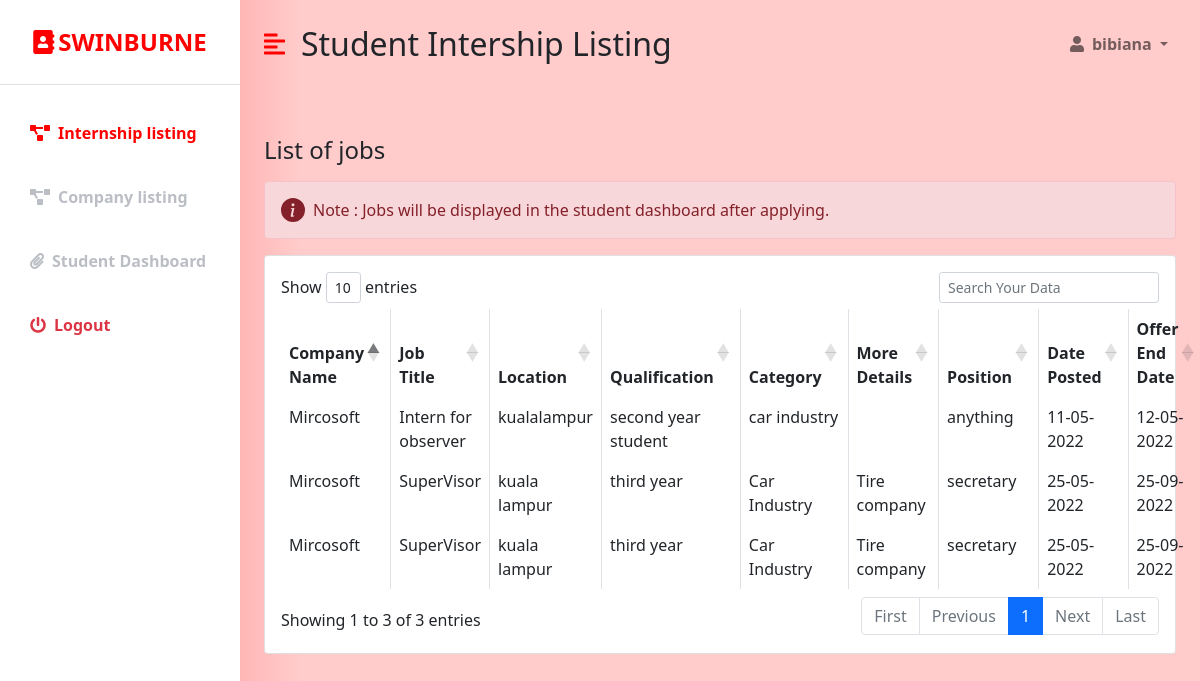
/student_internshiplisting.php?data=2010312 (signed in), run on an earlier commit of the app's database.
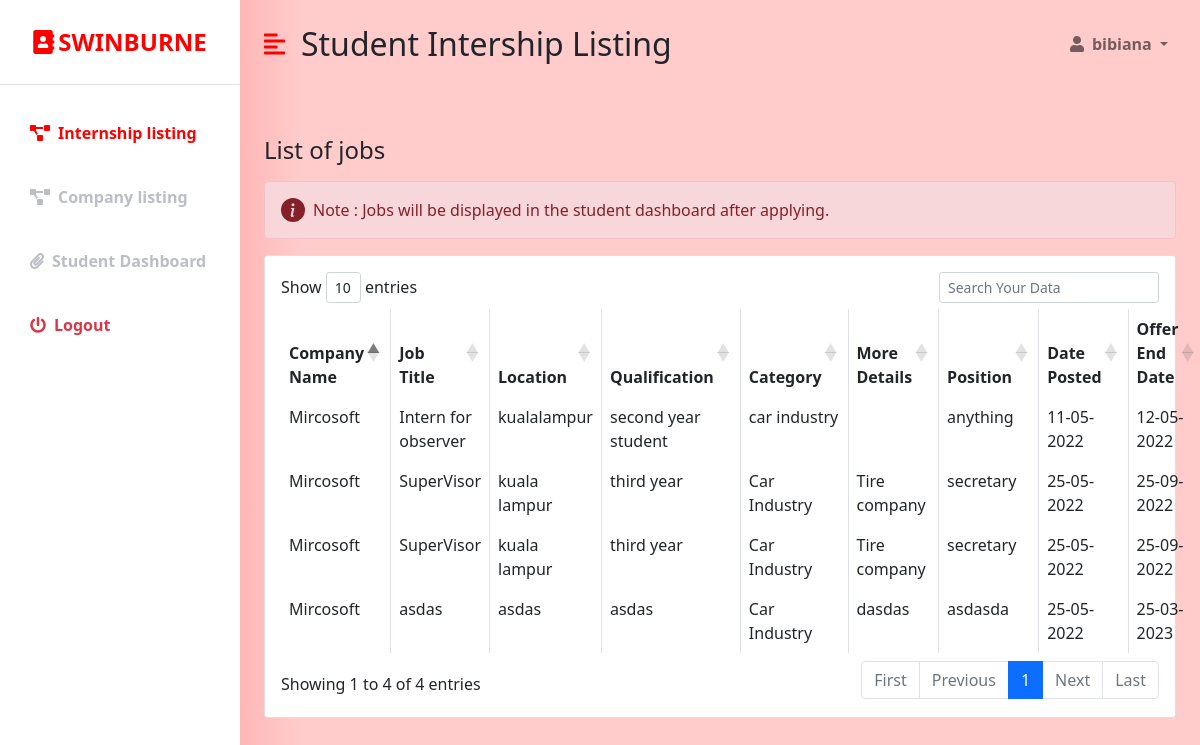
And on a later commit of the database.
### tables this page shows
CREATE TABLE `jobs` (
  `Job_ID` int(11) NOT NULL,
  `Job_Title` varchar(255) NOT NULL,
  `Location` varchar(255) NOT NULL,
  `Qualification` varchar(255) NOT NULL,
  `Category` varchar(255) NOT NULL,
  `Position` varchar(255) NOT NULL,
  `Vacancy` varchar(255) NOT NULL,
  `REGIS_NO` int(20) NOT NULL,
  `Date_Posted` date DEFAULT NULL,
  `Date_End` date DEFAULT NULL,
  `Extra_Details` varchar(255) DEFAULT NULL
);

CREATE TABLE `industry` (
  `REGIS_NO` int(255) NOT NULL,
  `COMPANY_NAME` varchar(50) NOT NULL,
  `COMPANY_ADDRESS` varchar(50) NOT NULL,
  `CONTACT_NO` varchar(20) NOT NULL,
  `WEBSITE` varchar(50) NOT NULL,
  `Password` varchar(20) NOT NULL,
  `USERNAME` varchar(20) NOT NULL,
  `Email` varchar(255) DEFAULT NULL
);

### student_internshiplisting.php (the view, shortened to what the changed rows need)
<?php
  $id = $_SESSION['user_id'];
  if (isset($_SESSION['user_id']) && isset($_SESSION['user_email'])) {
?>
<!DOCTYPE html>
<html lang="en">
<head>
    <link href="https://cdn.jsdelivr.net/npm/bootstrap@5.0.0-beta3/dist/css/bootstrap.min.css" rel="stylesheet" />
    <link rel="stylesheet" href="https://cdnjs.cloudflare.com/ajax/libs/font-awesome/5.15.3/css/all.min.css" />
    <link rel="stylesheet" href="styles.css" />
    <link rel="stylesheet" href="https://cdn.datatables.net/1.10.18/css/dataTables.bootstrap4.min.css">
</head>
<body>
       <?php
                                 $conn = new mysqli('localhost', 'root', '', 'ims');
                                    if(isset($_GET['data'])){
                                        $Jid =  $_GET['data'];
                                        $sql = "SELECT industry.COMPANY_NAME,jobs.Job_ID, jobs.Job_Title, jobs.Location, jobs.Qualification, jobs.Category, jobs.Position, jobs.REGIS_NO, jobs.Date_Posted, jobs.Date_End, jobs.Extra_Details FROM JOBS INNER JOIN industry ON jobs.REGIS_NO = industry.REGIS_NO where Job_ID NOT IN (select Job_ID from applicants WHERE STUDENT_ID = $id) AND jobs.REGIS_NO = '$Jid';";
                                         $result = $conn->query($sql);
                                            }
                        ?>
        <div class="d-flex" id="wrapper">
        <div class="bg-white" id="sidebar-wrapper">
            <div class="sidebar-heading text-center py-4 primary-text fs-4 fw-bold text-uppercase border-bottom"><i
                    class="fas fa-address-book me-1"></i>Swinburne</div>
            <div class="list-group list-group-flush my-3">
                <a href="student_internshiplisting.php" class="list-group-item list-group-item-action bg-transparent second-text active"><i
                        class="fas fa-project-diagram me-2"></i>Internship listing</a>
                  <a href="student_companylist.php" class="list-group-item list-group-item-action bg-transparent second-text fw-bold"><i
                        class="fas fa-project-diagram me-2"></i>Company listing</a>
                <a href="student_dashboard.php" class="list-group-item list-group-item-action bg-transparent second-text fw-bold"><i
                        class="fas fa-paperclip me-2"></i>Student Dashboard</a>
                <a href="student_logout.php" class="list-group-item list-group-item-action bg-transparent text-danger fw-bold"><i
                        class="fas fa-power-off me-2"></i>Logout</a>
            </div>
        </div>
        <div id="page-content-wrapper">
            <nav class="navbar navbar-expand-lg navbar-light bg-transparent py-4 px-4">
                <div class="d-flex align-items-center">
                    <i class="fas fa-align-left primary-text fs-4 me-3" id="menu-toggle"></i>
                    <h2 class="fs-2 m-0">Student Intership Listing</h2>
                </div>
                <div class="collapse navbar-collapse" id="navbarSupportedContent">
                    <ul class="navbar-nav ms-auto mb-2 mb-lg-0">
                        <li class="nav-item dropdown">
                            <a class="nav-link dropdown-toggle second-text fw-bold" href="#" id="navbarDropdown"
                                role="button" data-bs-toggle="dropdown" aria-expanded="false">
                                <i class="fas fa-user me-2"></i><?=$_SESSION['user_full_name']?>
                            </a>
                        </li>
                    </ul>
                </div>
            </nav>
           <div class="container-fluid px-4">
                <div class="row my-5">
                    <h3 class="fs-4 mb-3">List of jobs</h3>
                    <div class="col">
                                                <div class="alert alert-danger d-flex align-items-center" role="alert">
                                                  <svg class="bi flex-shrink-0 me-2" width="24" height="24" role="img" aria-label="Info:"><use xlink:href="#info-fill"/></svg>
                                                  <div>
                                                    Note : Jobs will be displayed in the student dashboard after applying.
                                                  </div>
                                                </div>
                    <div class="card">
                        <div class="card-body">
                        <form method="POST">
                            <table id="datatableid" class="table table-bordered">
                             <thead>
                                <tr>
                                 <th scope="col">Company Name</th>
                                 <th scope="col">Job Title</th>
                                 <th scope="col">Location</th>
                                 <th scope="col">Qualification</th>
                                 <th scope="col">Category</th>
                                 <th scope="col">More Details</th>
                                 <th scope="col">Position</th>
                                 <th scope="col">Date Posted</th>
                                 <th scope="col">Offer End Date</th>
                              </tr>
                          </thead>
                          <tbody>
                              <?php while( $row = $result->fetch_object() ):
                                $sdate = date("d-m-Y", strtotime($row -> Date_Posted));
                                $edate = date("d-m-Y", strtotime($row -> Date_End));
                                ?>
                              <tr>
                                 <td><?php echo $row->COMPANY_NAME?></td>
                                 <td><?php echo $row->Job_Title ?></td>
                                 <td><?php echo $row->Location ?></td>
                                 <td><?php echo $row->Qualification ?></td>
                                 <td><?php echo $row->Category ?></td>
                                 <td><?php echo $row->Extra_Details ?></td>
                                 <td><?php echo $row->Position ?></td>
                                 <td><?php echo $sdate?></td>
                                 <td><?php echo $edate?></td>
                              </tr>
                              <?php endwhile; ?>
                            </tbody>
                            </table>
                        </form>
                    </div>
                </div>
            </div>
        </div>
    </div>
    </div>
</body>
</html>
<?php
}else {
  header("Location:  student_login.php");
}
 ?>

What changed in the data, as far as the page shows it:
added jobs: REGIS_NO.COMPANY_NAME "Mircosoft", Job_Title "asdas", Location "asdas", Qualification "asdas", Category "Car Industry", Extra_Details "dasdas", Position "asdasda", Date_Posted "25-05-2022", Date_End "25-03-2023"
Also different on the page:
text written by a page script: "Show entries Showing 1 to 3 of 3 entries First Previous 1 Next Last" → "Show entries Showing 1 to 4 of 4 entries First Previous 1 Next Last"
